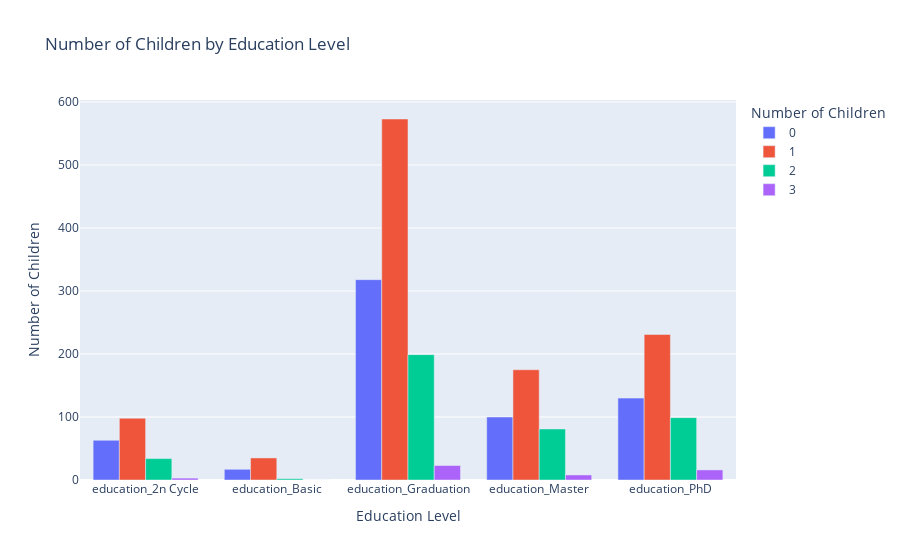

Source (notebook cell):
### Code cell
# prompt: group bar graph of number of childen  with individual level of education [data['education_2n Cycle'] , data['education_Basic'] , data['education_Graduation'], data['education_Master'] , data['education_PhD']] counts. use imbean library instead of matplotlib

# Assuming 'data' DataFrame and 'education_columns' are defined as in your previous code
import pandas as pd
import plotly.express as px

education_columns = ['education_2n Cycle', 'education_Basic', 'education_Graduation', 'education_Master', 'education_PhD']
children_by_education = data.groupby('children')[education_columns].sum()

# Transpose the DataFrame for easier plotting with plotly
children_by_education = children_by_education.T.reset_index()

# Melt the DataFrame for plotting
children_by_education = children_by_education.melt(id_vars='index', var_name='Number of Children', value_name='Count')

# Rename the 'index' column for better readability in the plot
children_by_education = children_by_education.rename(columns={'index': 'Education Level'})


fig = px.bar(children_by_education, x='Education Level', y='Count', color='Number of Children', barmode='group',
             labels={'Count': 'Number of Children'},
             title='Number of Children by Education Level')
fig.show()

### Figure 1 — Plotly figure (JSON) as saved in the notebook; plotly's stock layout.template omitted (floating-point values rounded to 4 significant figures)
{"data": [{"alignmentgroup": "True", "hovertemplate": "Number of Children=%{y}<br>Education Level=%{x}<extra></extra>", "legendgroup": "0", "marker": {"color": "#636efa", "pattern": {"shape": ""}}, "name": "0", "offsetgroup": "0", "orientation": "v", "showlegend": true, "textposition": "auto", "type": "bar", "x": ["education_2n Cycle", "education_Basic", "education_Graduation", "education_Master", "education_PhD"], "xaxis": "x", "y": [63, 17, 318, 100, 130], "yaxis": "y"}, {"alignmentgroup": "True", "hovertemplate": "Number of Children=%{y}<br>Education Level=%{x}<extra></extra>", "legendgroup": "1", "marker": {"color": "#EF553B", "pattern": {"shape": ""}}, "name": "1", "offsetgroup": "1", "orientation": "v", "showlegend": true, "textposition": "auto", "type": "bar", "x": ["education_2n Cycle", "education_Basic", "education_Graduation", "education_Master", "education_PhD"], "xaxis": "x", "y": [98, 35, 573, 175, 231], "yaxis": "y"}, {"alignmentgroup": "True", "hovertemplate": "Number of Children=%{y}<br>Education Level=%{x}<extra></extra>", "legendgroup": "2", "marker": {"color": "#00cc96", "pattern": {"shape": ""}}, "name": "2", "offsetgroup": "2", "orientation": "v", "showlegend": true, "textposition": "auto", "type": "bar", "x": ["education_2n Cycle", "education_Basic", "education_Graduation", "education_Master", "education_PhD"], "xaxis": "x", "y": [34, 2, 199, 81, 99], "yaxis": "y"}, {"alignmentgroup": "True", "hovertemplate": "Number of Children=%{y}<br>Education Level=%{x}<extra></extra>", "legendgroup": "3", "marker": {"color": "#ab63fa", "pattern": {"shape": ""}}, "name": "3", "offsetgroup": "3", "orientation": "v", "showlegend": true, "textposition": "auto", "type": "bar", "x": ["education_2n Cycle", "education_Basic", "education_Graduation", "education_Master", "education_PhD"], "xaxis": "x", "y": [3, 0, 23, 8, 16], "yaxis": "y"}], "layout": {"barmode": "group", "legend": {"title": {"text": "Number of Children"}, "tracegroupgap": 0}, "title": {"text": "Number of Children by Education Level"}, "xaxis": {"anchor": "y", "domain": [0, 1], "title": {"text": "Education Level"}}, "yaxis": {"anchor": "x", "domain": [0, 1], "title": {"text": "Number of Children"}}}}
